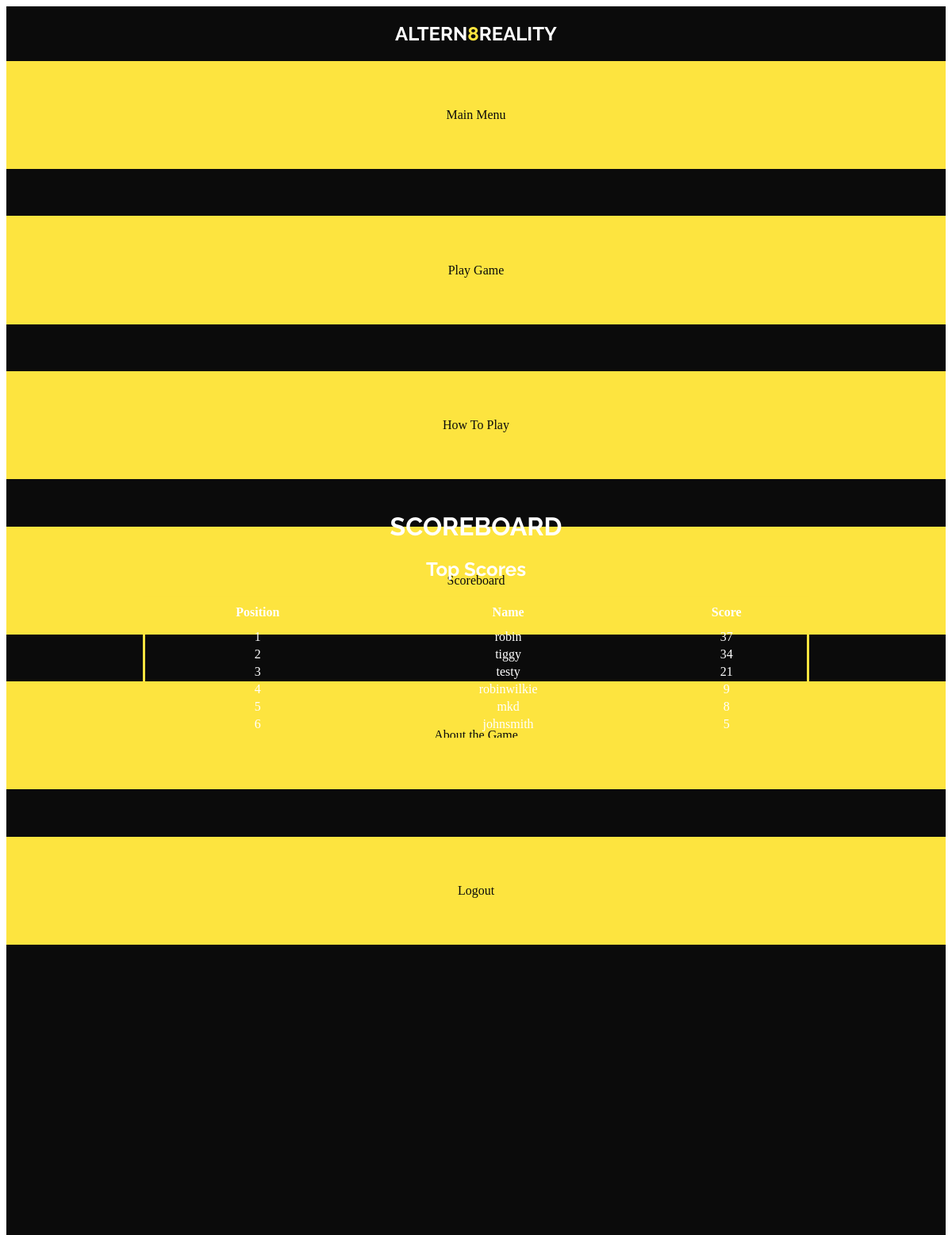
Page /scoreboard.php on the committed database.
### tables this page shows
CREATE TABLE `users` (
  `id` int(11) NOT NULL,
  `name` varchar(50) NOT NULL,
  `email` varchar(50) NOT NULL,
  `phone` varchar(30) NOT NULL,
  `username` varchar(20) NOT NULL,
  `password` varchar(64) NOT NULL,
  `salt` varchar(32) NOT NULL,
  `joined` datetime NOT NULL,
  `group` int(11) NOT NULL,
  `score` int(11) NOT NULL
);

### scoreboard.php (the view, shortened to what this page needs)
    <!DOCTYPE html>
    <html lang="en">
    <head>
        <link rel="stylesheet" href="https://code.jquery.com/mobile/1.4.5/jquery.mobile-1.4.5.min.css" />
        <link rel="stylesheet" href="css/styles.css">
    </head>
    <body>
        <div data-role="page" class="content">
            <div data-role="header">
                <div class="headerThree">
                    <h2>ALTERN<span>8</span>REALITY</h2>
                </div>
            </div>
            <div data-role="panel" data-position="right" data-display="push" data-theme="none" id="myPanel">
                <div class="slideOut">
                    <a href="options.php">Main Menu</a>
                    <a href="game.php" rel="external">Play Game</a>
                    <a href="howtoplay.php">How To Play</a>
                    <a href="scoreboard.php">Scoreboard</a>
                    <a href="about.php">About the Game</a>
                    <a href="logout.php">Logout</a>
                </div>
            </div>
            <div data-role="main" class="ui-content">
                <div id="scoreboard">
                    <h1>SCOREBOARD</h1>
                    <?php
                        $con = mysqli_connect("127.0.0.1", "root", "", "altern8reality")
                            or die("Unable to connect");
                    echo "<div align=center>";
                    $mydata = mysqli_query($con, "SELECT username, score FROM users WHERE username != 'admin' ORDER BY score DESC LIMIT 10");
                    echo "<h2>Top Scores</h2>";
                    echo "<table>
                        <tr>
                            <th>Position</th>
                            <th>Name</th>
                            <th>Score</th>
                        </tr>";
                    $position = 1;
                    while($records = mysqli_fetch_array($mydata)){
                        echo "<tr>
                            <td>" . $position++ . "</td>
                            <td>{$records['username']}</td>
                            <td>{$records['score']}</td>
                        </tr>";
                    }
?>
                </div>
            </div>
        </div>
    </body>
    </html>

### css/styles.css (style rules this page uses)
html { height: 100% !important; }
body { height: 100% !important; }
h1, h2, h3 { font-family: 'Raleway', sans-serif !important; text-shadow: none !important; text-align: center; }
a { outline: none !important; }
span { color: #FDE43F; }
.content { height: 100% !important; background-color: #0B0B0B !important; color: #FFFFFF !important; }
.ui-content { background-color: #0B0B0B; height: 85vh; color: #FFFFFF; }
.headerOne, .headerTwo, .headerThree { background-color: #0B0B0B; color: #FFFFFF; display: flex; justify-content: center; }
.slideOut { height: 100vh; width: 100%; display: flex; flex-direction: column; text-align: center; background-color: #0B0B0B; color: #FFFFFF; outline: none; }
.slideOut a { text-shadow: none; text-decoration: none; outline: none; padding: 5%; background-color: #FDE43F; color: #0B0B0B; margin-bottom: 5%; }
#myPanel a { color: #0B0B0B; margin-bottom: 5%; }
span { color: #FDE43F; animation: glow 1.5s ease-in-out infinite alternate; }
#scoreboard { position: absolute; top: 50%; left: 50%; margin-right: -50%; transform: translate(-50%, -50%); width: 95%; }
#scoreboard table { width: 70vw; text-align: center; border: 3px solid #FDE43F; padding: 5px; }
#scoreboard th { padding-bottom: 10px; }

### rows in the picture
users: username "robin", score "37"
users: username "tiggy", score "34"
users: username "testy", score "21"
users: username "robinwilkie", score "9"
users: username "mkd", score "8"
users: username "johnsmith", score "5"
